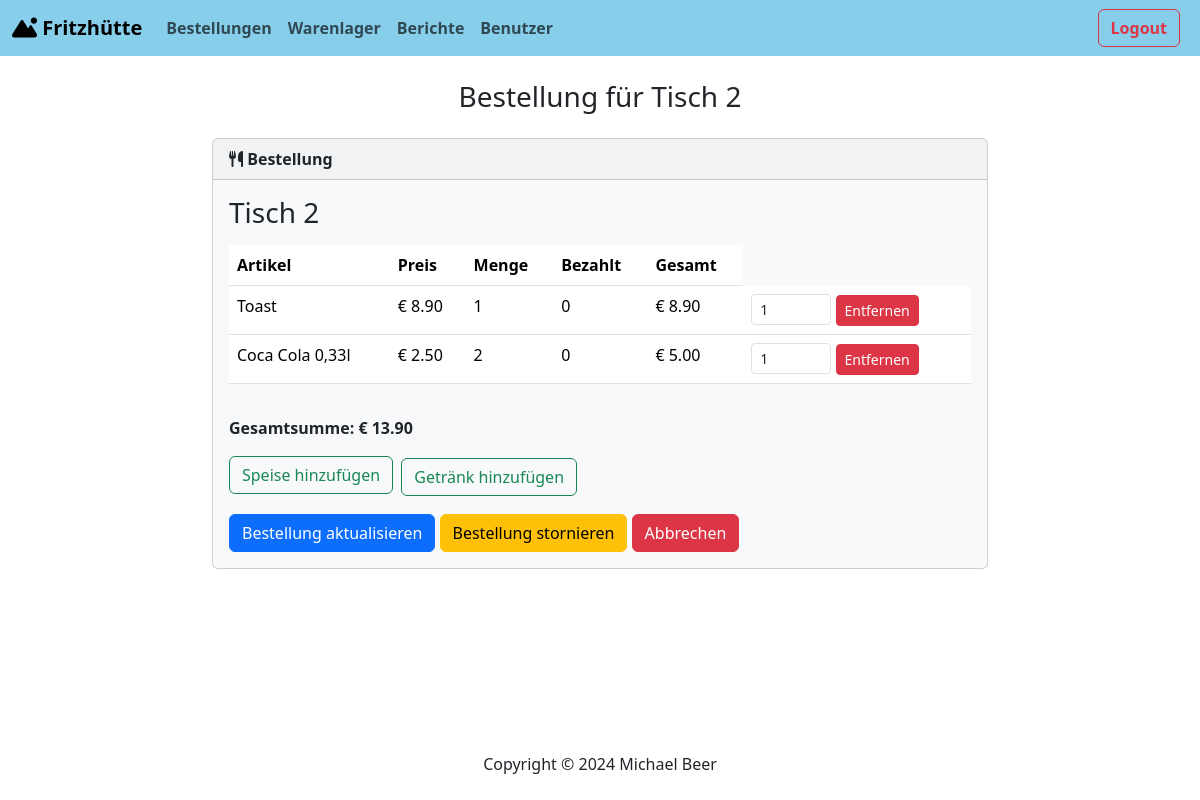
The page /orders/order/50/edit/ (signed in) on the database as committed earlier.
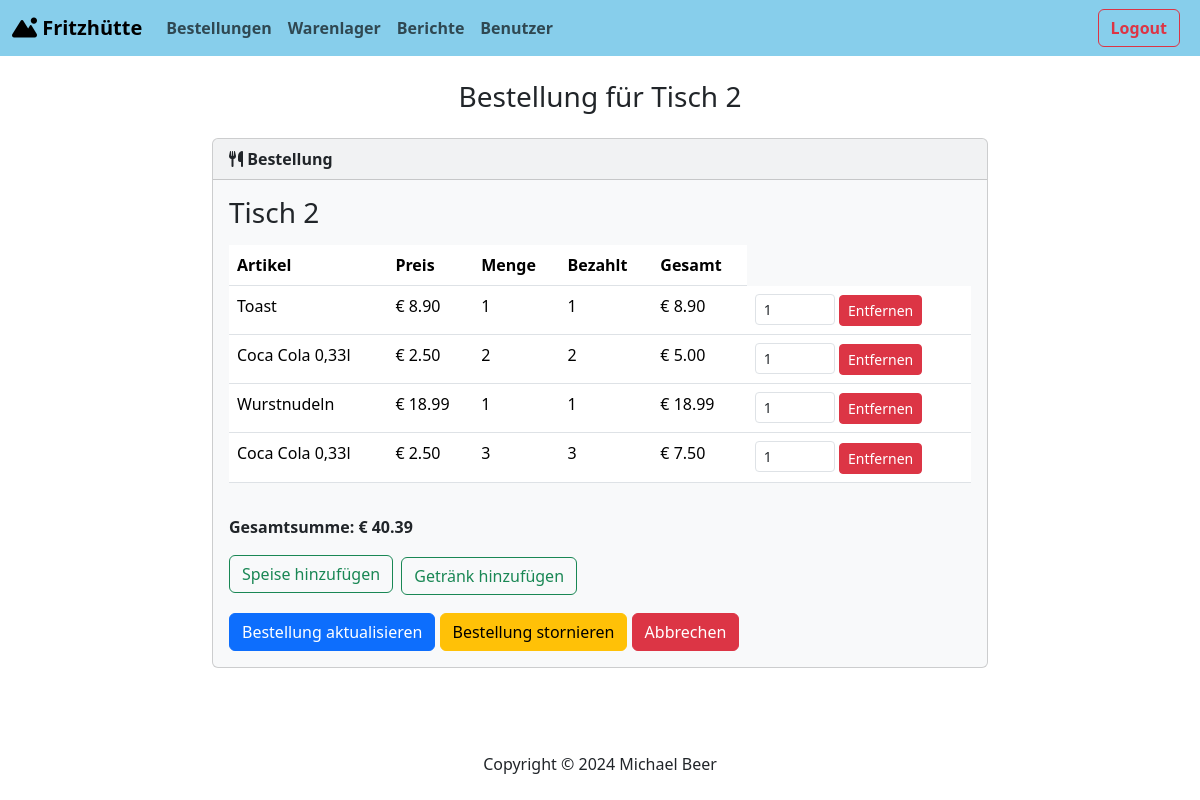
The same page on the database as committed later.
### orders/models.py (models this page shows, shortened)
class OrderItem(models.Model):
    food = models.ForeignKey(Food, on_delete=models.CASCADE, null=True, blank=True)
    beverage = models.ForeignKey(Beverage, on_delete=models.CASCADE, null=True, blank=True)
    quantity = models.IntegerField(default=1)
    price = models.DecimalField(max_digits=5, decimal_places=2)
    paid = models.BooleanField(default=False)
    paid_quantity = models.IntegerField(default=0)

class Order(models.Model):
    table = models.ForeignKey(OrderTable, on_delete=models.CASCADE, null=True, blank=True)
    customer = models.ForeignKey(Customer, on_delete=models.CASCADE, null=True, blank=True)
    items = models.ManyToManyField('OrderItem')
    total_price = models.DecimalField(max_digits=10, decimal_places=2, default=0)
    tip = models.DecimalField(max_digits=10, decimal_places=2, default=0)
    created_at = models.DateTimeField(auto_now_add=True)
    paid = models.BooleanField(default=False)
    canceled = models.BooleanField(default=False)
    class Meta:
        permissions = [
            ("can_cancel_order", "Can cancel order"),
        ]

class OrderTable(models.Model):
    number_of_table = models.IntegerField(unique=True)
    def __str__(self):
        return f'Tisch {self.number_of_table}'

### warehouse/models.py (models this page shows, shortened)
class Item(models.Model):
    name = models.CharField(max_length=100)
    price = models.DecimalField(max_digits=5, decimal_places=2)
    quantity = models.IntegerField()
    category = models.CharField(max_length=100, default='Food')
    is_active = models.BooleanField(default=True)
    class Meta:
        abstract = True

class Food(Item):
    class Meta:
        verbose_name_plural = 'Food'

class Beverage(Item):
    class Meta:
        verbose_name_plural = 'Beverages'

### orders/views.py (the view)
# urls.py: path('order/<int:order_id>/edit/', views.edit_order, name='edit_order'),
@login_required
@permission_required('orders.change_order')
def edit_order(request, order_id):
    order = Order.objects.get(id=order_id)
    order_items = OrderItem.objects.filter(order=order)
    foods = Food.objects.all()
    beverages = Beverage.objects.all()
    for item in order_items:
        item.total_price = item.price * item.quantity
    return render(request, 'orders/edit_order.html', {'order': order, 'order_items': order_items,'foods':foods, 'beverages':beverages})

### orders/templates/orders/edit_order.html (shortened to what the changed rows need)
{% extends "base.html" %}
{% load custom_tags %}
{% block body %}
<h3 class="text-center m-4">
    Bestellung für
    {% if order.table %}
        {{ order.table }}
    {% elif order.customer %}
        {{ order.customer.name }}
    {% endif %}
</h3>
<div class="row justify-content-center">
    <div class="col-md-8">
        <div class="card bg-light mb-3">
            <div class="card-body">
                <form action="{% url 'complete_order' order.id %}" method="POST">
                    <div class="mb-3">
                        <h3 class="mb-3">
                            {% if order.table %}
                                {{ order.table }}
                            {% elif order.customer %}
                                {{ order.customer.name }}
                            {% endif %}
                        </h3>
                        {% if order_items %}
                        <div class="table-responsive">
                            <table class="table table-hover">
                                <thead>
                                    <tr>
                                        <th scope="col">Artikel</th>
                                        <th scope="col">Preis</th>
                                        <th scope="col">Menge</th>
                                        <th scope="col">Bezahlt</th>
                                        <th scope="col">Gesamt</th>
                                    </tr>
                                </thead>
                                <tbody>
                                    {% for item in order_items %}
                                    <tr>
                                        <td>
                                            {% if item.food %}
                                            {{ item.food.name }}
                                            {% elif item.beverage %}
                                            {{ item.beverage.name }}
                                            {% endif %}
                                        </td>
                                        <td>€ {{ item.price }}</td>
                                        <td>{{ item.quantity }}</td>
                                        <td>{{ item.paid_quantity }}</td>
                                        <td>€ {{ item.total_price|floatformat:2 }}</td>
                                        <td>
                                            <form action="{% url 'remove_item_from_order' order.id item.id %}" method="POST" style="display: inline;">
                                                <input type="number" name="remove_quantity" min="1" max="{{ item.quantity }}" value="1" class="form-control form-control-sm" style="width: 80px; display: inline-block;">
                                                <button type="submit" class="btn btn-danger btn-sm">Entfernen</button>
                                            </form>
                                        </td>
                                    </tr>
                                    {% endfor %}
                                </tbody>
                            </table>
                        </div>
                        {% else %}
                        <div class="alert alert-primary">Keine Speisen oder Getränke hinzugefügt</div>
                        {% endif %}
                    </div>
                    <div class="mb-3">
                        <p><strong>Gesamtsumme: € {{ order.total_price }}</strong></p>
                    </div>
                </form>
            </div>
        </div>
    </div>
</div>
{% endblock body %}

Rows that differ between the two databases and show on the page:
changed Order "Tisch 2": total_price "13.90" → "40.39"
changed OrderItem "Toast": paid_quantity "0" → "1"
changed OrderItem (number 2 of 4 on the later page): paid_quantity "0" → "2"
added OrderItem: food.name "Wurstnudeln", price "18.99", quantity "1", paid_quantity "1", total_price "18.99", remove_quantity "1"
added OrderItem: beverage.name "Coca Cola 0,33l", price "2.50", quantity "3", paid_quantity "3", total_price "7.50"
